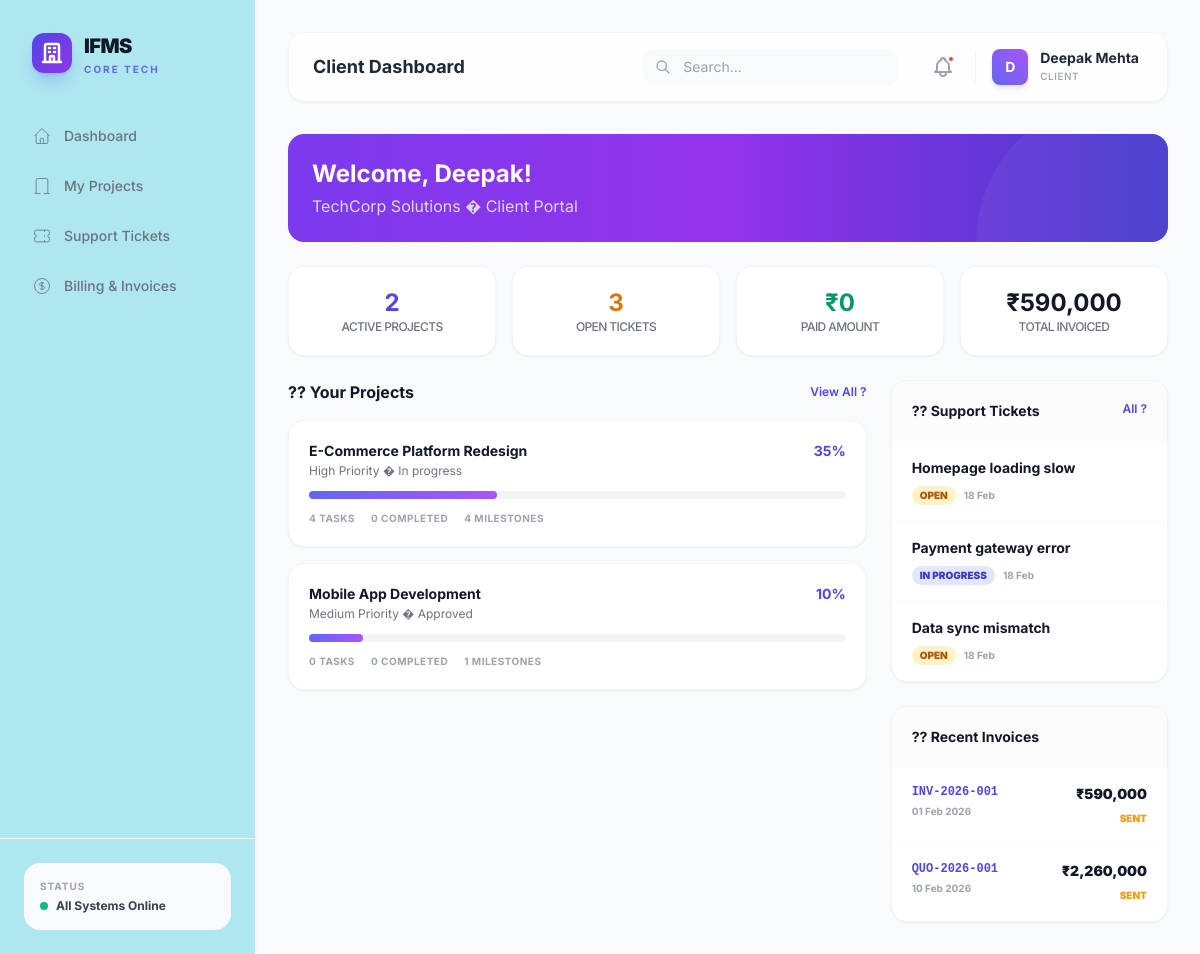
The page /client/ (signed in) on the database its author committed.
### tables this page shows
CREATE TABLE IF NOT EXISTS organizations (
    id INT AUTO_INCREMENT PRIMARY KEY,
    name VARCHAR(255) NOT NULL,
    slug VARCHAR(255) NOT NULL UNIQUE,
    industry VARCHAR(100),
    website VARCHAR(255),
    email VARCHAR(255),
    phone VARCHAR(20),
    address TEXT,
    city VARCHAR(100),
    state VARCHAR(100),
    country VARCHAR(100) DEFAULT 'India',
    pincode VARCHAR(10),
    gst_number VARCHAR(30),
    logo VARCHAR(500),
    is_active TINYINT(1) DEFAULT 1,
    created_at TIMESTAMP DEFAULT CURRENT_TIMESTAMP,
    updated_at TIMESTAMP DEFAULT CURRENT_TIMESTAMP ON UPDATE CURRENT_TIMESTAMP
);

CREATE TABLE IF NOT EXISTS projects (
    id INT AUTO_INCREMENT PRIMARY KEY,
    title VARCHAR(255) NOT NULL,
    slug VARCHAR(255) NOT NULL UNIQUE,
    description TEXT,
    organization_id INT,
    status ENUM('pending','approved','in_progress','on_hold','completed','cancelled') DEFAULT 'pending',
    priority ENUM('low','medium','high','critical') DEFAULT 'medium',
    start_date DATE,
    end_date DATE,
    estimated_budget DECIMAL(14,2),
    actual_cost DECIMAL(14,2) DEFAULT 0,
    progress_percentage TINYINT DEFAULT 0,
    created_by INT,
    created_at TIMESTAMP DEFAULT CURRENT_TIMESTAMP,
    updated_at TIMESTAMP DEFAULT CURRENT_TIMESTAMP ON UPDATE CURRENT_TIMESTAMP,
    FOREIGN KEY (organization_id) REFERENCES organizations(id),
    FOREIGN KEY (created_by) REFERENCES users(id)
);

CREATE TABLE IF NOT EXISTS support_tickets (
    id INT AUTO_INCREMENT PRIMARY KEY,
    ticket_number VARCHAR(20) NOT NULL UNIQUE,
    project_id INT,
    created_by INT NOT NULL,
    assigned_to INT,
    subject VARCHAR(255) NOT NULL,
    description TEXT NOT NULL,
    priority ENUM('low','medium','high','critical') DEFAULT 'medium',
    status ENUM('open','in_progress','waiting','resolved','closed') DEFAULT 'open',
    category VARCHAR(100),
    resolution TEXT,
    resolved_at DATETIME,
    created_at TIMESTAMP DEFAULT CURRENT_TIMESTAMP,
    updated_at TIMESTAMP DEFAULT CURRENT_TIMESTAMP ON UPDATE CURRENT_TIMESTAMP,
    FOREIGN KEY (project_id) REFERENCES projects(id),
    FOREIGN KEY (created_by) REFERENCES users(id),
    FOREIGN KEY (assigned_to) REFERENCES employees(id)
);

CREATE TABLE IF NOT EXISTS invoices (
    id INT AUTO_INCREMENT PRIMARY KEY,
    invoice_number VARCHAR(50) NOT NULL UNIQUE,
    project_id INT,
    organization_id INT NOT NULL,
    type ENUM('invoice','quotation') DEFAULT 'invoice',
    status ENUM('draft','sent','approved','paid','overdue','cancelled') DEFAULT 'draft',
    issue_date DATE NOT NULL,
    due_date DATE,
    subtotal DECIMAL(14,2) DEFAULT 0,
    tax_rate DECIMAL(5,2) DEFAULT 18.00,
    tax_amount DECIMAL(14,2) DEFAULT 0,
    discount DECIMAL(14,2) DEFAULT 0,
    total_amount DECIMAL(14,2) DEFAULT 0,
    notes TEXT,
    created_by INT,
    created_at TIMESTAMP DEFAULT CURRENT_TIMESTAMP,
    updated_at TIMESTAMP DEFAULT CURRENT_TIMESTAMP ON UPDATE CURRENT_TIMESTAMP,
    FOREIGN KEY (project_id) REFERENCES projects(id),
    FOREIGN KEY (organization_id) REFERENCES organizations(id),
    FOREIGN KEY (created_by) REFERENCES users(id)
);

### config/auth.php (called while the page is built, shortened)
<?php
function isLoggedIn()
{
    return isset($_SESSION['user_id']) && !empty($_SESSION['user_id']);
}
function getCurrentUser()
{
    return [
        'id' => $_SESSION['user_id'],
        'email' => $_SESSION['user_email'],
        'phone' => $_SESSION['user_phone'] ?? null,
        'role' => $_SESSION['user_role'],
        'full_name' => $_SESSION['user_name'],
        'avatar' => $_SESSION['user_avatar'] ?? null,
        'department' => $_SESSION['user_department'] ?? null,
        'department_slug' => $_SESSION['user_department_slug'] ?? null,
        'employee_id' => $_SESSION['employee_id'] ?? null,
        'designation' => $_SESSION['user_designation'] ?? null,
        'organization_id' => $_SESSION['organization_id'] ?? null,
        'organization_name' => $_SESSION['organization_name'] ?? null,
        'senior_developer_id' => $_SESSION['senior_developer_id'] ?? null,
    ];
}

### client/index.php (the view, shortened to what this page needs)
<?php
require_once __DIR__ . '/../config/auth.php';
$db = getDB();
$user = getCurrentUser();
$userId = $user['id'];
$clientUser = $db->prepare("SELECT * FROM client_users WHERE user_id = ?");
$clientUser->execute([$userId]);
$clientInfo = $clientUser->fetch();
$orgId = $clientInfo['organization_id'] ?? 0;
$org = $db->query("SELECT * FROM organizations WHERE id = {$orgId}")->fetch();
$projects = $db->query("
    SELECT p.*,
        (SELECT COUNT(*) FROM tasks t WHERE t.project_id = p.id) AS task_count,
        (SELECT COUNT(*) FROM tasks t WHERE t.project_id = p.id AND t.status = 'completed') AS done_tasks,
        (SELECT COUNT(*) FROM milestones m WHERE m.project_id = p.id) AS milestone_count
    FROM projects p WHERE p.organization_id = {$orgId}
    ORDER BY p.updated_at DESC
")->fetchAll();
$tickets = $db->query("
    SELECT st.*, p.title AS project_title
    FROM support_tickets st
    LEFT JOIN projects p ON st.project_id = p.id
    WHERE st.created_by = {$userId}
    ORDER BY st.created_at DESC LIMIT 5
")->fetchAll();
$invoices = $db->query("
    SELECT * FROM invoices WHERE organization_id = {$orgId} ORDER BY created_at DESC LIMIT 5
")->fetchAll();
$totalInvoiced = $db->query("SELECT COALESCE(SUM(total_amount), 0) as total FROM invoices WHERE organization_id = {$orgId} AND type = 'invoice'")->fetch()['total'];
$totalPaid = $db->query("SELECT COALESCE(SUM(total_amount), 0) as total FROM invoices WHERE organization_id = {$orgId} AND type = 'invoice' AND status = 'paid'")->fetch()['total'];
include __DIR__ . '/../includes/header.php';
?>
<div class="bg-gradient-to-r from-violet-600 via-purple-600 to-indigo-700 rounded-2xl p-6 mb-6 text-white relative overflow-hidden">
    <div class="absolute bottom-0 right-0 w-72 h-72 bg-white/5 rounded-full translate-y-1/2 translate-x-1/3"></div>
    <h2 class="text-2xl font-bold text-white relative z-10">Welcome, <?= htmlspecialchars(explode(' ', $user['full_name'])[0]) ?>!</h2>
    <p class="text-violet-200 mt-1 relative z-10"><?= htmlspecialchars($org['name'] ?? 'Organization') ?> � Client Portal</p>
</div>
<div class="grid grid-cols-2 sm:grid-cols-4 gap-4 mb-6">
    <div class="bg-white rounded-2xl border border-gray-100 p-5 shadow-sm text-center">
        <p class="text-2xl font-bold text-indigo-600"><?= count($projects) ?></p><p class="text-xs text-gray-500 font-medium uppercase tracking-tighter">Active Projects</p>
    </div>
    <div class="bg-white rounded-2xl border border-gray-100 p-5 shadow-sm text-center">
        <p class="text-2xl font-bold text-amber-600"><?= count(array_filter($tickets, fn($t) => $t['status'] !== 'closed')) ?></p><p class="text-xs text-gray-500 font-medium uppercase tracking-tighter">Open Tickets</p>
    </div>
    <div class="bg-white rounded-2xl border border-gray-100 p-5 shadow-sm text-center">
        <p class="text-2xl font-bold text-emerald-600">₹<?= number_format($totalPaid) ?></p><p class="text-xs text-gray-500 font-medium uppercase tracking-tighter">Paid Amount</p>
    </div>
    <div class="bg-white rounded-2xl border border-gray-100 p-5 shadow-sm text-center">
        <p class="text-2xl font-bold text-gray-900">₹<?= number_format($totalInvoiced) ?></p><p class="text-xs text-gray-500 font-medium uppercase tracking-tighter">Total Invoiced</p>
    </div>
</div>
<div class="grid grid-cols-1 lg:grid-cols-3 gap-6">
    <div class="lg:col-span-2 space-y-4">
        <div class="flex items-center justify-between">
            <h3 class="text-base font-bold text-gray-900">?? Your Projects</h3>
            <a href="/ifms/client/projects.php" class="text-xs font-semibold text-indigo-600 hover:underline transition-all">View All ?</a>
        </div>
        <?php foreach ($projects as $proj): ?>
        <div class="bg-white rounded-2xl border border-gray-100 shadow-sm p-5 hover:shadow-md transition-all">
            <div class="flex items-start justify-between mb-3">
                <div><h4 class="text-sm font-bold text-gray-900"><?= htmlspecialchars($proj['title']) ?></h4>
                <p class="text-xs text-gray-500 mt-0.5"><?= ucfirst($proj['priority']) ?> Priority � <?= ucfirst(str_replace('_',' ',$proj['status'])) ?></p></div>
                <span class="text-sm font-bold text-indigo-600"><?= $proj['progress_percentage'] ?>%</span>
            </div>
            <div class="w-full bg-gray-100 rounded-full h-2 mb-3"><div class="bg-gradient-to-r from-indigo-500 to-purple-500 h-2 rounded-full" style="width: <?= $proj['progress_percentage'] ?>%"></div></div>
            <div class="flex gap-4 text-[10px] text-gray-400 font-bold uppercase tracking-wider">
                <span><?= $proj['task_count'] ?> tasks</span>
                <span><?= $proj['done_tasks'] ?> completed</span>
                <span><?= $proj['milestone_count'] ?> milestones</span>
            </div>
        </div>
        <?php endforeach; ?>
    </div>
    <div class="space-y-6">
        <div class="bg-white rounded-2xl border border-gray-100 shadow-sm overflow-hidden">
            <div class="p-5 border-b border-gray-50 flex justify-between bg-gray-50/50">
                <h3 class="text-sm font-bold text-gray-900">?? Support Tickets</h3>
                <a href="/ifms/client/tickets.php" class="text-xs font-semibold text-indigo-600">All ?</a>
            </div>
            <div class="divide-y divide-gray-50">
                <?php foreach ($tickets as $t): ?>
                <div class="px-5 py-4 hover:bg-gray-50 transition-all">
                    <p class="text-sm font-bold text-gray-900"><?= htmlspecialchars($t['subject']) ?></p>
                    <div class="flex items-center gap-2 mt-2">
                        <span class="text-[10px] font-black px-2 py-0.5 rounded-full <?php echo match($t['status']) { 'open' => 'bg-amber-100 text-amber-700', 'in_progress' => 'bg-indigo-100 text-indigo-700', 'resolved' => 'bg-emerald-100 text-emerald-700', default => 'bg-gray-100 text-gray-600' }; ?>"><?= strtoupper(str_replace('_',' ',$t['status'])) ?></span>
                        <span class="text-[10px] font-bold text-gray-400"><?= date('d M', strtotime($t['created_at'])) ?></span>
                    </div>
                </div>
                <?php endforeach; ?>
            </div>
        </div>
        <div class="bg-white rounded-2xl border border-gray-100 shadow-sm overflow-hidden">
            <div class="p-5 border-b border-gray-50 bg-gray-50/50"><h3 class="text-sm font-bold text-gray-900">?? Recent Invoices</h3></div>
            <div class="divide-y divide-gray-50">
                <?php foreach ($invoices as $inv): ?>
                <div class="px-5 py-4 flex justify-between hover:bg-gray-50 transition-all">
                    <div><p class="text-xs font-mono font-bold text-indigo-600"><?= $inv['invoice_number'] ?></p><p class="text-[10px] text-gray-400 font-bold mt-1"><?= date('d M Y', strtotime($inv['issue_date'])) ?></p></div>
                    <div class="text-right">
                        <p class="text-sm font-black text-gray-900">₹<?= number_format($inv['total_amount']) ?></p>
                        <span class="text-[10px] font-black uppercase mt-1 inline-block <?php echo match($inv['status']) { 'paid' => 'text-emerald-500', default => 'text-amber-500' }; ?>"><?= $inv['status'] ?></span>
                    </div>
                </div>
                <?php endforeach; ?>
            </div>
        </div>
    </div>
</div>
<?php include __DIR__ . '/../includes/footer.php'; ?>

### includes/header.php (style rules this page uses)
* { font-family: 'Inter', sans-serif; }

### rows shown on the page
organizations: name "TechCorp Solutions"
projects: title "E-Commerce Platform Redesign", priority "High", status "In progress", progress_percentage "35", task_count "4", done_tasks "0", milestone_count "4"
projects: title "Mobile App Development", priority "Medium", status "Approved", progress_percentage "10", task_count "0", done_tasks "0", milestone_count "1"
support_tickets: subject "Homepage loading slow", status "OPEN", created_at "18 Feb"
support_tickets: subject "Payment gateway error", status "IN PROGRESS", created_at "18 Feb"
support_tickets: subject "Data sync mismatch", status "OPEN", created_at "18 Feb"
invoices: invoice_number "INV-2026-001", issue_date "01 Feb 2026", total_amount "590,000", status "SENT"
invoices: invoice_number "QUO-2026-001", issue_date "10 Feb 2026", total_amount "2,260,000", status "SENT"

### other values the page prints
$pageTitle "Client Dashboard"
substr($user['full_name'], 0, 1) "D"
$user['full_name'] "Deepak Mehta"
$user['role'] "CLIENT"
explode(' ', $user['full_name'])[0] "Deepak"
count($projects) "2"
count(array_filter($tickets, fn($t) => $t['status'] !== 'closed')) "3"
$totalPaid "0"
$totalInvoiced "590,000"
